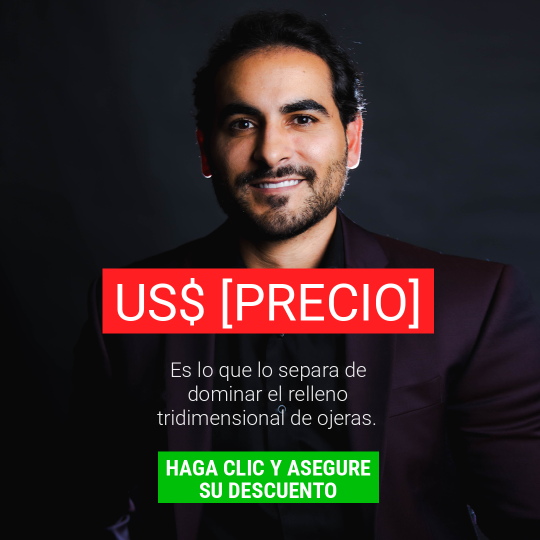
#> input picture FEA-traducoes/FEA-criativos-olheiras-latam/FEA-artes-ES/FEA-Ads 06 - PTO-LATAM - Feed.png, 1080 x 1080 px, given in place of capa-br.png, which was not available (shown at 1/2 size)
$ python fea_mockup_capa_es.py
#> lines starting #> are read from the running program, lines starting #| are printed output that depends on the picture; pictures that were not available may be replaced by others from this repository, and a replacement may not be noted
#!/usr/bin/env python3
"""Troca a capa verde PT ("PREENCHIMENTO TRIDIMENSIONAL DE OLHEIRAS") pela capa ES
em todos os mockups das artes de FEA-artes-ES. Sem IA generativa.

Como funciona: localiza a capa PT em cada arte por correspondência de pontos (SIFT +
homografia RANSAC) contra trabalho/capa-br.png, projeta a capa BR e a ES na mesma
perspectiva e soma à arte só a diferença (ES menos BR). Assim luz, reflexo, sombra e
textura do mockup ficam intactos e muda apenas o texto que difere. Onde algo cobre a
capa (selo, tablet, mão), a capa BR projetada não confere com a arte e nada é alterado.
Rodar depois dos scripts de criativo (rodar_todos.py chama no final).
"""
import glob, os, sys
import cv2, numpy as np

AQ = os.path.dirname(os.path.abspath(__file__))
SAIDA = os.path.join(os.path.dirname(AQ), 'FEA-artes-ES')
BR = cv2.imread(os.path.join(AQ, 'trabalho', 'capa-br.png'))
#> BR is the input picture: shape (1080, 1080, 3); mean B, G, R 36.3, 38.8, 50
ES = cv2.imread(os.path.join(AQ, 'trabalho', 'capa-es.png'))
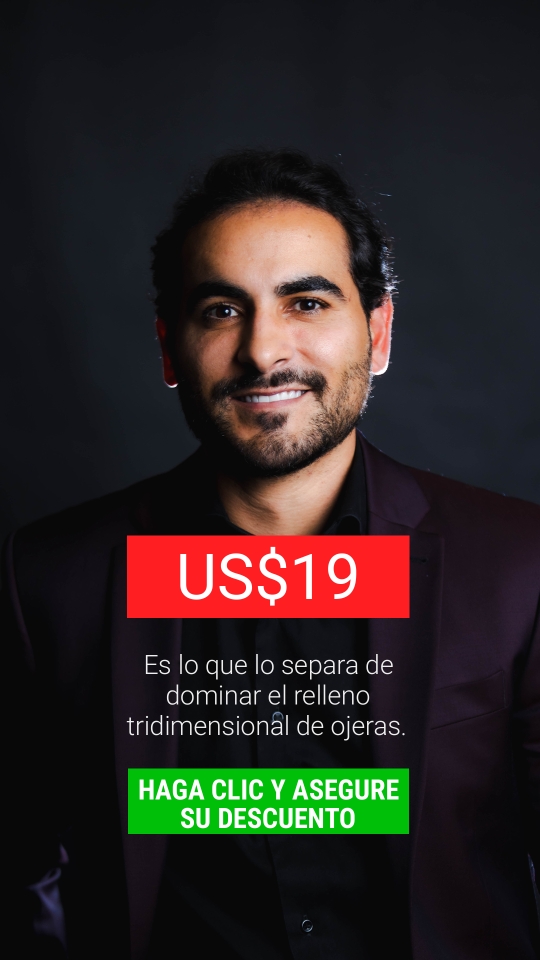
#> input picture FEA-traducoes/FEA-criativos-olheiras-latam/FEA-artes-ES/FEA-Ads 06 - PTO-LATAM - Story.png, 1080 x 1920 px, given in place of capa-es.png, which was not available (shown at 1/2 size)
#> ES is the input picture: shape (1920, 1080, 3); mean B, G, R 35, 37.4, 45.1
# só o bloco do título e subtítulo muda entre BR e ES (dentro da moldura dourada)
ZONA = (215, 205, 1675, 890)   # x0, y0, x1, y1 na capa em resolução cheia
sift = cv2.SIFT_create(nfeatures=6000)
ESC = 0.5
br_s = cv2.resize(BR, None, fx=ESC, fy=ESC, interpolation=cv2.INTER_AREA)
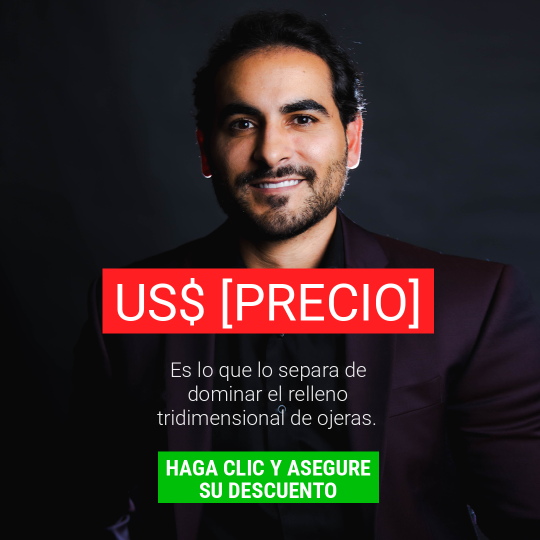
#> br_s: shape (540, 540, 3); mean B, G, R 36.3, 38.9, 50.1
kb, db = sift.detectAndCompute(cv2.cvtColor(br_s, cv2.COLOR_BGR2GRAY), None)
#> kb = 755 keypoints; strongest (x, y, size): (160, 414, 2.1), (239, 375, 1.8), (290, 392, 1.8), (235, 392, 1.8)


def achar(arte):
    """Lista de homografias (capa BR em escala ESC -> arte) para cada ocorrência da capa."""
    g = cv2.cvtColor(arte, cv2.COLOR_BGR2GRAY)
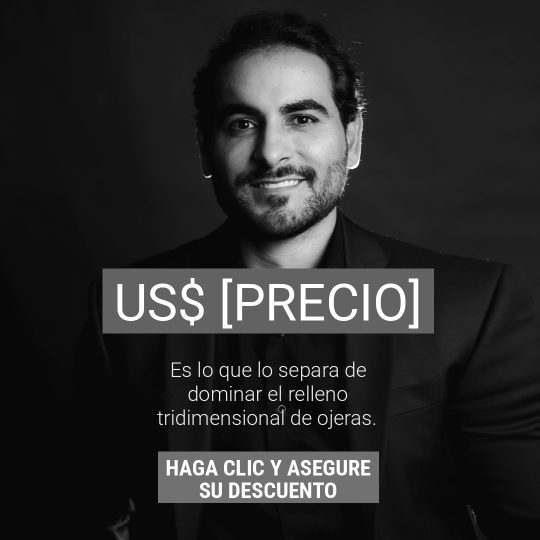
#> g: shape (1080, 1080) (shown at 1/2 size); min 0, max 255, mean 41.8
    ka, da = sift.detectAndCompute(g, None)
#> ka = 1312 keypoints; strongest (x, y, size): (461, 773, 2.1), (488, 821, 2.1), (662, 821, 2.1), (377, 821, 2.1)
    if da is None or len(ka) < 10:
        return []
    m = cv2.BFMatcher().knnMatch(db, da, k=2)
#> m = 755 matches
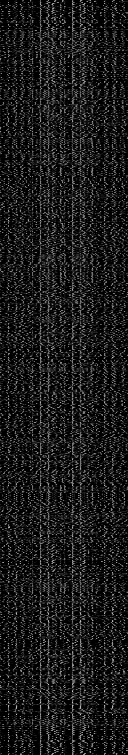
#> db: shape (755, 128) float32; min 0, max 208, mean 26.8
    bons = [a for a, b in (p for p in m if len(p) == 2) if a.distance < 0.75 * b.distance]
#> bons = 572 matches
    achados = []
    while len(bons) >= 25:
        src = np.float32([kb[x.queryIdx].pt for x in bons])
        dst = np.float32([ka[x.trainIdx].pt for x in bons])
        H, inl = cv2.findHomography(src, dst, cv2.RANSAC, 4.0)
        if H is None or inl.sum() < 25:
            break
        achados.append((H, int(inl.sum())))
        bons = [x for x, i in zip(bons, inl.ravel()) if not i]
#> this loop made 1 pass
#> bons on pass 1: 13 matches
#> after the loop, achados = [([[2, 0.000122, 0.0892], [0.000747, 2, 0.00233], [1.08e-06, 1.23e-07, 1]], 559)]
    return achados


def aplicar(arte, H):
    h, w = arte.shape[:2]
    S = np.diag([ESC, ESC, 1.0])
    Hf = H @ S                      # capa em resolução cheia -> arte
    # área projetada da capa na arte; capa muito pequena ou degenerada: ignora
    cant = cv2.perspectiveTransform(np.float32([[[0, 0]], [[BR.shape[1], 0]], [[BR.shape[1], BR.shape[0]]], [[0, BR.shape[0]]]]), Hf)
    area = cv2.contourArea(cant)
    if area < 60 * 80 or not cv2.isContourConvex(cant.astype(np.int32)):
        return arte, 0
    # só aceita quadrilátero com proporção de capa (alt/larg ~1,44); logo ou título soltos não passam
    c4 = cant.reshape(-1, 2)
    larg = (np.linalg.norm(c4[1] - c4[0]) + np.linalg.norm(c4[2] - c4[3])) / 2
    alt = (np.linalg.norm(c4[3] - c4[0]) + np.linalg.norm(c4[2] - c4[1])) / 2
    if not (1.1 < alt / max(larg, 1) < 1.8):
        return arte, 0
    # reduzir a capa antes do warp evita serrilhado (amostragem em escala parecida)
    lado = np.sqrt(area / (BR.shape[0] * BR.shape[1]))
    k = max(lado, 0.05)
    Hk = Hf @ np.diag([1 / k, 1 / k, 1.0])
    br = cv2.resize(BR, None, fx=k, fy=k, interpolation=cv2.INTER_AREA).astype(np.float32)
    es = cv2.resize(ES, None, fx=k, fy=k, interpolation=cv2.INTER_AREA).astype(np.float32)
    wb = cv2.warpPerspective(br, Hk, (w, h), flags=cv2.INTER_LINEAR)
    we = cv2.warpPerspective(es, Hk, (w, h), flags=cv2.INTER_LINEAR)
    zona = np.zeros(BR.shape[:2], np.float32)
    zona[ZONA[1] + 20:ZONA[3] - 20, ZONA[0] + 20:ZONA[2] - 20] = 255
    zona = cv2.GaussianBlur(zona, (0, 0), 8)
    zona = cv2.resize(zona, (br.shape[1], br.shape[0]), interpolation=cv2.INTER_AREA)
    wz = cv2.warpPerspective(zona, Hk, (w, h)).astype(np.float32) / 255
    # capa preta (letras prateadas, Ads 37 e 39) não tem cor: fica com fea_mockup_capa_preta_es.py
    sat = cv2.cvtColor(arte, cv2.COLOR_BGR2HSV)[..., 1][wz > 0.5]
    if sat.size and np.median(sat) < 40:
        return arte, 0
    a = arte.astype(np.float32)
    # oclusão: compara em escala grossa (tolera serrilhado e leve desalinho do texto);
    # selo, tablet ou mão sobre a capa ficam de fora
    dif = np.abs(cv2.GaussianBlur(a, (0, 0), 4) - cv2.GaussianBlur(wb, (0, 0), 4)).mean(2)
    conf = np.clip((70 - dif) / 30, 0, 1)
    conf = cv2.morphologyEx(conf, cv2.MORPH_CLOSE, np.ones((9, 9)))
    conf = cv2.GaussianBlur(cv2.erode(conf, np.ones((3, 3))), (0, 0), 1.5)
    # luz do mockup (brilho, reflexo, sombra): comparação local arte x capa plana em escala
    # grossa, separada para o fundo e para as letras douradas (cada uma com seu tom)
    sig = max(8, 0.03 * np.sqrt(area))

    def ouro(x):
        r_, g_, b_ = x[..., 2], x[..., 1], x[..., 0]
        return ((r_ > 110) & (r_ > b_ + 45)).astype(np.float32)

    def media(x, m):
        return cv2.GaussianBlur(x * m[..., None], (0, 0), sig) / (cv2.GaussianBlur(m, (0, 0), sig)[..., None] + 1e-3)

    def tom(m):
        ba, bb = media(a, m), media(wb, m)
        g = np.clip((ba + 20) / (bb + 20), 0.5, 1.8)
        return g, np.clip(ba - bb * g, -40, 40)

    ob = ouro(wb)
    gF, lF = tom(cv2.erode(1 - ob, np.ones((3, 3))))
    gL, lL = tom(cv2.erode(ob, np.ones((2, 2))))
    oe = cv2.GaussianBlur(ouro(we), (0, 0), 0.7)[..., None]
    novo = oe * (we * gL + lL) + (1 - oe) * (we * gF + lF)
    peso = (wz * conf)[..., None]
    out = a * (1 - peso) + peso * np.clip(novo, 0, 255)
    return np.clip(out, 0, 255).astype(np.uint8), float((wz * conf).sum() / max(wz.sum(), 1))


def processar(caminho, relatar=True):
    arte = cv2.imread(caminho)
    achados = achar(arte)
    feitos = []
    for H, n in achados:
        arte2, cob = aplicar(arte, H)
        if cob > 0.2:
            arte = arte2
            feitos.append((n, round(cob, 2)))
#> this loop made 1 pass
#> (n, h in aplicar, w in aplicar, S in aplicar, area in aplicar, larg in aplicar, alt in aplicar, cob) on pass 1: (559, 1080, 1080, [[0.5, 0, 0], [0, 0.5, 0], [0, 0, 1]], 1166401.7, 1079.9, 1080.1, 0)
#> after the loop, feitos = []
    if feitos:
        if caminho.lower().endswith(('.jpg', '.jpeg')):
            cv2.imwrite(caminho, arte, [cv2.IMWRITE_JPEG_QUALITY, 95])
        else:
            cv2.imwrite(caminho, arte)
    if relatar:
        print(('capa ES ' if feitos else 'sem capa') + f'  {os.path.basename(caminho)} {feitos}')
#| sem capa  FEA-Ads 06 - PTO-LATAM - Feed.png []
#> pass 3 of the loop `for c in alvos:`:
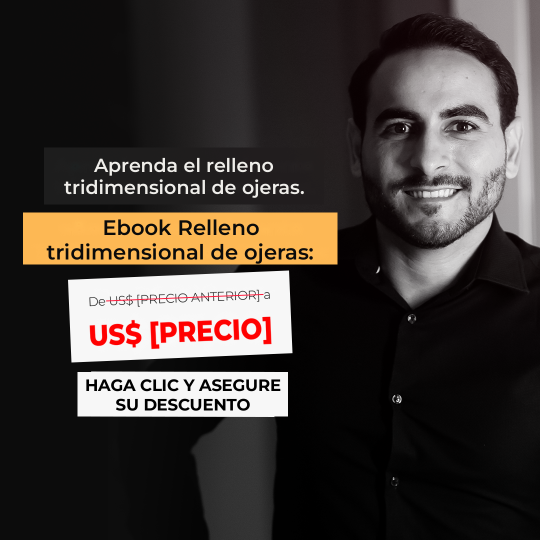
#> input picture FEA-traducoes/FEA-criativos-olheiras-latam/FEA-artes-ES/FEA-Ads 09 - PTO-LATAM - Feed.png, 1080 x 1080 px (shown at 1/2 size)
#> in processar, arte is the input picture: shape (1080, 1080, 3); mean B, G, R 53.8, 58.4, 65.7
#> in achar (call 3), `g = cv2.cvtColor(arte, cv2.COLOR_BGR2GRAY)`:
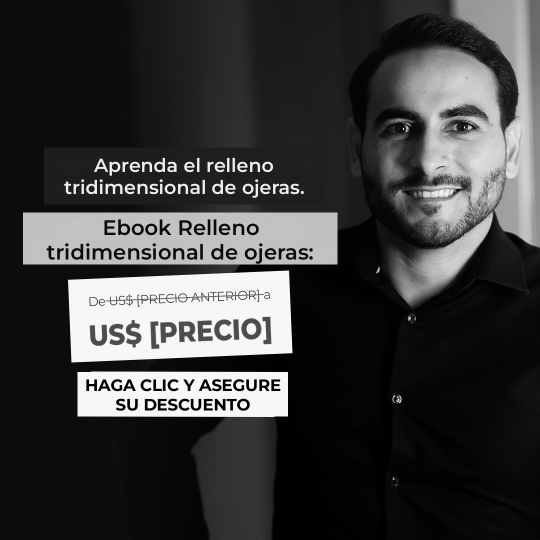
#> g: shape (1080, 1080) (shown at 1/2 size); min 0, max 255, mean 60
#> ka = 1688 keypoints; strongest (x, y, size): (258, 770, 3.7), (410, 770, 3.7), (208, 770, 3.7), (528, 767, 5.2)
#> in achar (call 3), `bons = [a for a, b in (p for p in m if len(p) == 2) if a.distance < 0...`: bons = 50 matches
#> the loop in achar (call 3), `while len(bons) >= 25:` made 1 pass
#> after the loop in achar (call 3), `while len(bons) >= 25:`: achados = []
#| sem capa  FEA-Ads 09 - PTO-LATAM - Feed.png []
#> the loop made 4 passes; the first 3 are shown
    return feitos


if __name__ == '__main__':
    alvos = sys.argv[1:] or sorted(glob.glob(os.path.join(SAIDA, '*')))
    for c in alvos:
        if 'Logo' in c or 'Capa Ebook' in c:
            continue
        processar(c)
